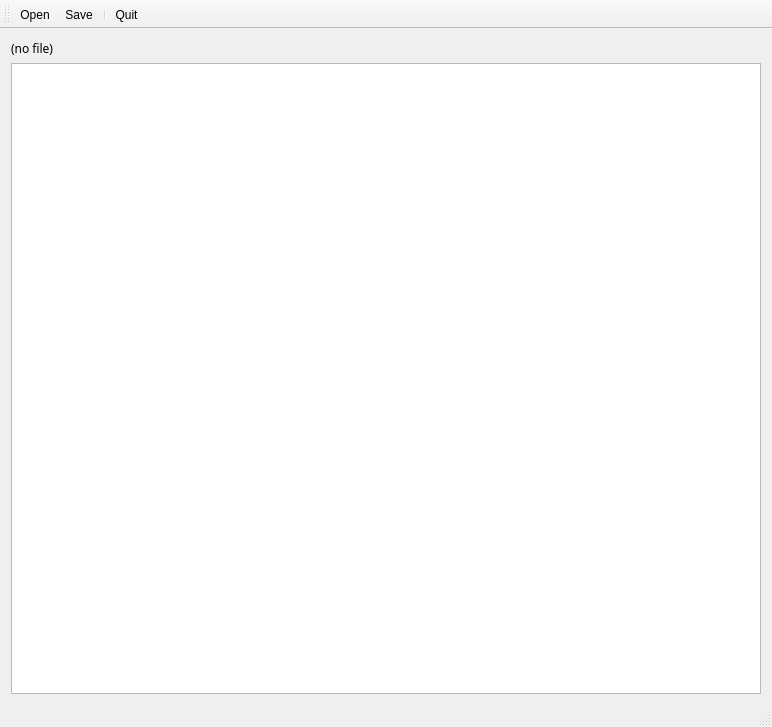
<?xml version="1.0" encoding="UTF-8"?>
<ui version="4.0">
 <class>MainWindow</class>
 <widget class="QMainWindow" name="MainWindow">
  <property name="geometry">
   <rect>
    <x>0</x>
    <y>0</y>
    <width>772</width>
    <height>727</height>
   </rect>
  </property>
  <property name="windowTitle">
   <string>MainWindow</string>
  </property>
  <widget class="QWidget" name="centralWidget">
   <layout class="QGridLayout" name="gridLayout">
    <item row="0" column="0">
     <widget class="QLabel" name="currentFile">
      <property name="font">
       <font>
        <family>Ubuntu Mono</family>
       </font>
      </property>
      <property name="text">
       <string>(no file)</string>
      </property>
     </widget>
    </item>
    <item row="1" column="0">
     <widget class="QTreeView" name="treeView">
      <property name="font">
       <font>
        <family>Ubuntu Mono</family>
       </font>
      </property>
      <property name="uniformRowHeights">
       <bool>true</bool>
      </property>
      <attribute name="headerDefaultSectionSize">
       <number>200</number>
      </attribute>
      <attribute name="headerMinimumSectionSize">
       <number>100</number>
      </attribute>
     </widget>
    </item>
   </layout>
  </widget>
  <widget class="QToolBar" name="mainToolBar">
   <attribute name="toolBarArea">
    <enum>TopToolBarArea</enum>
   </attribute>
   <attribute name="toolBarBreak">
    <bool>false</bool>
   </attribute>
   <addaction name="actionOpen"/>
   <addaction name="actionSave"/>
   <addaction name="separator"/>
   <addaction name="actionQuit"/>
  </widget>
  <widget class="QStatusBar" name="statusBar"/>
  <action name="actionOpen">
   <property name="text">
    <string>Open</string>
   </property>
   <property name="toolTip">
    <string>Open...</string>
   </property>
   <property name="shortcut">
    <string>Ctrl+O</string>
   </property>
  </action>
  <action name="actionQuit">
   <property name="text">
    <string>Quit</string>
   </property>
   <property name="toolTip">
    <string>Quit</string>
   </property>
  </action>
  <action name="actionSave">
   <property name="text">
    <string>Save</string>
   </property>
  </action>
 </widget>
 <layoutdefault spacing="6" margin="11"/>
 <resources/>
 <connections>
  <connection>
   <sender>actionQuit</sender>
   <signal>triggered()</signal>
   <receiver>MainWindow</receiver>
   <slot>appQuit()</slot>
   <hints>
    <hint type="sourcelabel">
     <x>-1</x>
     <y>-1</y>
    </hint>
    <hint type="destinationlabel">
     <x>385</x>
     <y>363</y>
    </hint>
   </hints>
  </connection>
  <connection>
   <sender>actionOpen</sender>
   <signal>triggered()</signal>
   <receiver>MainWindow</receiver>
   <slot>openFile()</slot>
   <hints>
    <hint type="sourcelabel">
     <x>-1</x>
     <y>-1</y>
    </hint>
    <hint type="destinationlabel">
     <x>385</x>
     <y>363</y>
    </hint>
   </hints>
  </connection>
  <connection>
   <sender>actionSave</sender>
   <signal>triggered()</signal>
   <receiver>MainWindow</receiver>
   <slot>saveFile()</slot>
   <hints>
    <hint type="sourcelabel">
     <x>-1</x>
     <y>-1</y>
    </hint>
    <hint type="destinationlabel">
     <x>385</x>
     <y>363</y>
    </hint>
   </hints>
  </connection>
 </connections>
 <slots>
  <slot>appQuit()</slot>
  <slot>openFile()</slot>
  <slot>saveFile()</slot>
 </slots>
</ui>
